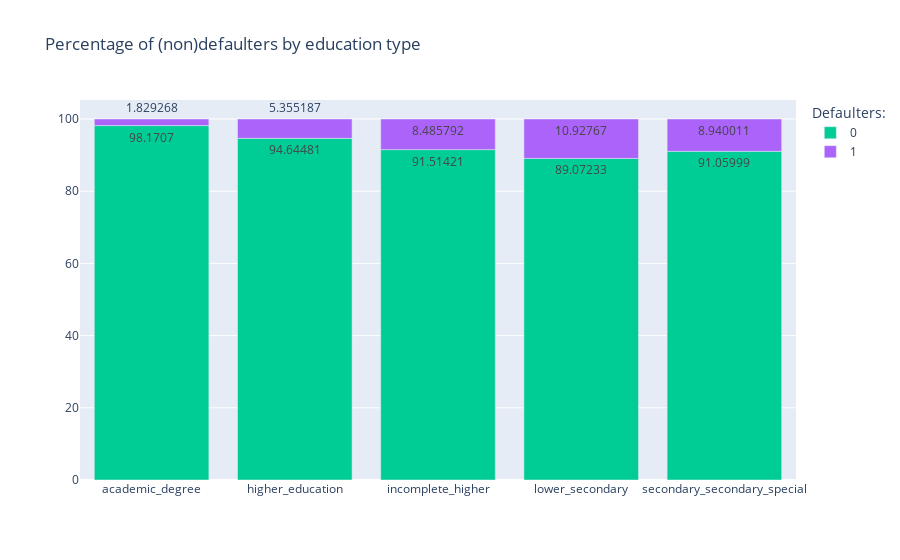

Notebook cell for this chart:
### Markdown cell above
The majority of loan receivers had secondary education, then goes higher, incomplete higher, lower secondary education. Let's see by percentage are the any difference in the non defaulters and defaulters.

### Code cell
education_percentage = h.make_crosstab_percent(cleaned_train_df, "name_education_type", "target").reset_index()
h.plot_stacked_barchart_plotly(education_percentage, "name_education_type", [0,1], "Percentage of (non)defaulters by education type", "Defaulters:")

### Figure 1 — Plotly figure (JSON) as saved in the notebook; plotly's stock layout.template omitted (floating-point values rounded to 4 significant figures)
{"data": [{"alignmentgroup": "True", "hovertemplate": "variable=0<br>name_education_type=%{x}<br>value=%{y}<extra></extra>", "legendgroup": "0", "marker": {"color": "#00cc96", "pattern": {"shape": ""}}, "name": "0", "offsetgroup": "0", "orientation": "v", "showlegend": true, "textposition": "auto", "texttemplate": "%{y}", "type": "bar", "x": ["academic_degree", "higher_education", "incomplete_higher", "lower_secondary", "secondary_secondary_special"], "xaxis": "x", "y": [98.17, 94.64, 91.51, 89.07, 91.06], "yaxis": "y"}, {"alignmentgroup": "True", "hovertemplate": "variable=1<br>name_education_type=%{x}<br>value=%{y}<extra></extra>", "legendgroup": "1", "marker": {"color": "#ab63fa", "pattern": {"shape": ""}}, "name": "1", "offsetgroup": "1", "orientation": "v", "showlegend": true, "textposition": "auto", "texttemplate": "%{y}", "type": "bar", "x": ["academic_degree", "higher_education", "incomplete_higher", "lower_secondary", "secondary_secondary_special"], "xaxis": "x", "y": [1.829, 5.355, 8.486, 10.93, 8.94], "yaxis": "y"}], "layout": {"barmode": "relative", "legend": {"title": {"text": "Defaulters:"}, "tracegroupgap": 0}, "title": {"text": "Percentage of (non)defaulters by education type"}, "xaxis": {"anchor": "y", "domain": [0, 1], "title": {"text": ""}}, "yaxis": {"anchor": "x", "domain": [0, 1], "title": {"text": ""}}}}
